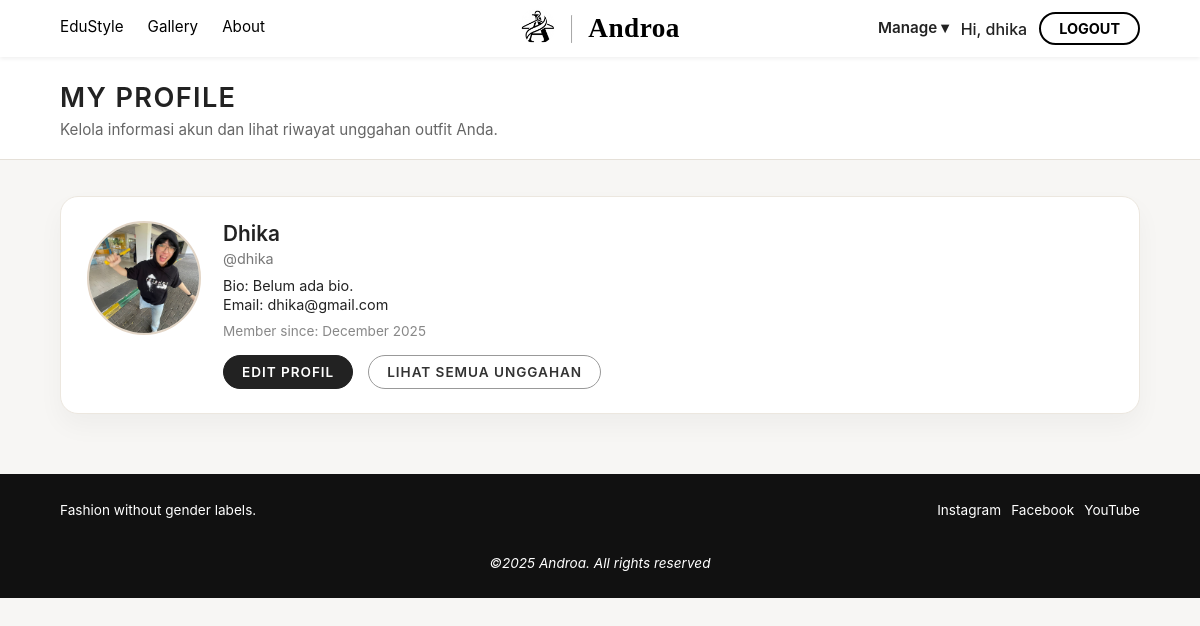
/Androa-Doang/pages/admin/profile.php (signed in), run on the app's committed database.
### tables this page shows
CREATE TABLE `users` (
  `user_id` int(11) NOT NULL,
  `username` varchar(50) NOT NULL,
  `email` varchar(100) NOT NULL,
  `password` varchar(255) NOT NULL,
  `full_name` varchar(100) DEFAULT NULL,
  `bio` text DEFAULT NULL,
  `avatar_path` varchar(255) DEFAULT '/assets/profile-default.jpg',
  `role` enum('guest','user','admin') NOT NULL DEFAULT 'user',
  `is_active` tinyint(1) NOT NULL DEFAULT 1,
  `created_at` timestamp NOT NULL DEFAULT current_timestamp()
);

### Androa-Doang/pages/admin/profile.php (the view, shortened to what this page needs)
<?php
require '../../db_connect.php';
$user_id    = $_SESSION['user_id'];
$user_data  = null;
$stmt = $conn->prepare("SELECT * FROM users WHERE user_id = ? LIMIT 1");
$stmt->bind_param("i", $user_id);
$stmt->execute();
$result_profile = $stmt->get_result();
if ($result_profile->num_rows > 0) {
    $user_data = $result_profile->fetch_assoc();
} else {
    header("Location: logout.php");
    exit();
}
?>
<!DOCTYPE html>
<html lang="en">
<head>
    <link rel="stylesheet" href="../../components/components.css">
    <link rel="stylesheet" href="admin.css">
</head>
<body class="user-profile-page">
<?php include '../../components/header_admin.php'; ?>
<header class="profile-header">
    <section class="header-banner">
        <h1>My Profile</h1>
        <p>Kelola informasi akun dan lihat riwayat unggahan outfit Anda.</p>
    </section>
</header>
<main>
    <section class="profile-box">
        <img
            src="<?= htmlspecialchars($user_data['avatar_path'] ?: '../../Asset/profile-default.jpg'); ?>"
            alt="Profile picture"
            class="profile-avatar"
        >
        <div class="profile-details">
            <h3><?= htmlspecialchars($user_data['full_name'] ?: $user_data['username']); ?></h3>
            <p class="username">@<?= htmlspecialchars($user_data['username']); ?></p>
            <p>Bio: <?= htmlspecialchars($user_data['bio'] ?: 'Belum ada bio.'); ?></p>
            <p>Email: <?= htmlspecialchars($user_data['email']); ?></p>
            <p class="meta">Member since: <?= date('F Y', strtotime($user_data['created_at'])); ?></p>
            <div class="profile-actions">
                <a href="edit-profile.php" class="btn edit-btn">Edit Profil</a>
                <a href="my-uploads.php" class="btn secondary-btn">Lihat Semua Unggahan</a>
            </div>
        </div>
    </section>
</main>
<?php
include '../../components/footer.php';
?>
</body>
</html>

### Androa-Doang/components/components.css (style rules this page uses)
:root { --warna-latar: #FFFFFF; --warna-teks-gelap: #222222; --warna-primer-coklat: #7A5F48; --warna-sekunder-coklat: #E5D8C8; --warna-putih-teks: #FFFFFF; --warna-latar-footer: #111111; --font-sans: -apple-system, BlinkMacSystemFont, "Segoe UI", "Helvetica Neue", Arial, sans-serif; --font-header: var(--font-sans); --font-logo: "Playfair Display", "Times New Roman", serif; }
body { font-family: var(--font-sans); color: #222; margin: 0; padding: 0; }

### data on the page
users: avatar_path (picture), full_name "Dhika", username "dhika", bio "Belum ada bio.", email "dhika@gmail.com", created_at "December 2025"

### other printed values
$_SESSION['user_username'] "dhika"
